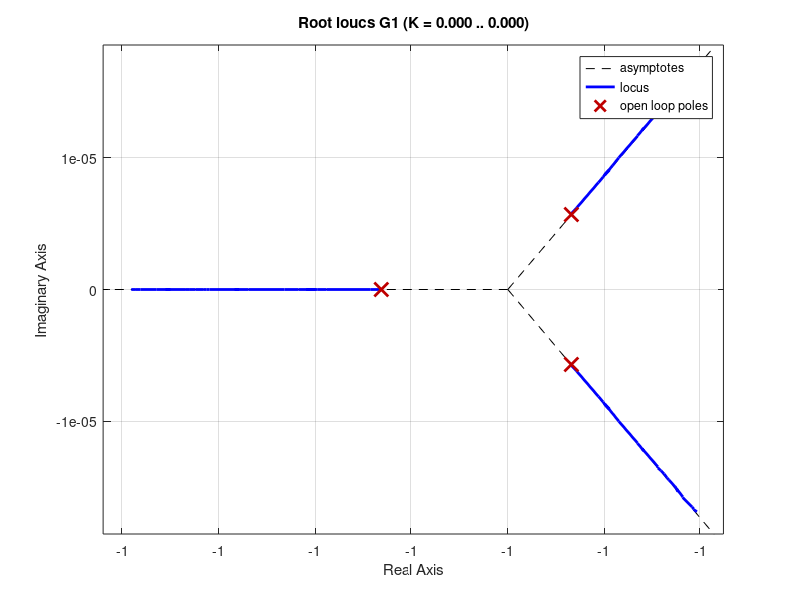

This figure's MATLAB source: (Note: this script raises an error after producing the figure.)
num = 1;
den = [1 3 3 1]; % corresponds to (1+s)^3
G1 = tf(num, den);


% Plot root locus of G1(s)
figure;
rlocus(G1);
grid on; % Add grid to the root locus plot for clarity

% Calculate the gain K and final closed-loop poles automatically
[K, poles] = rlocfind(G1);

% Display the results
disp('----------------------------------------');
disp('Results:');
disp(['K = ', num2str(K)]);
disp(['Poles = ', num2str(poles')]);
